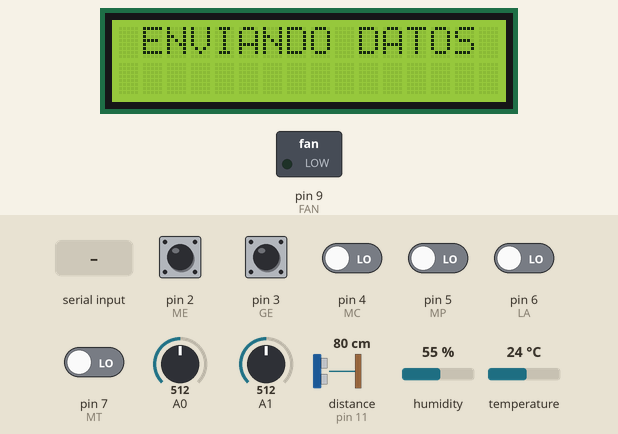
This sketch was run on a simulated Arduino Uno, built with avr-gcc and run on an emulated ATmega328P. Shown: 16×2 character LCD, switched loads named in the sketch (green lamp = pin HIGH). Wiring (inferred from the names in the program): ultrasonic range finder: trigger pin 12; echo pin 11. The inputs (shaded band) are chosen by the test bench; at power-on: pin 2 (ME), pin 3 (GE) HIGH, pin 4 (MC), pin 5 (MP), pin 6 (LA), pin 7 (MT) LOW, A0 = 512, A1 = 512, distance to the obstacle (sensor on pin 11) 80 cm, humidity 55 %, temperature 24 °C. The echo pulse lasts 58.3 µs per cm; EEPROM starts erased; pins used as bus, display or sensor lines are not drawn; what the sketch prints to the serial monitor is not drawn.

Above: at 3.2 s.
3.3 s: pin 4 (MC) driven HIGH
At 5.4 s:
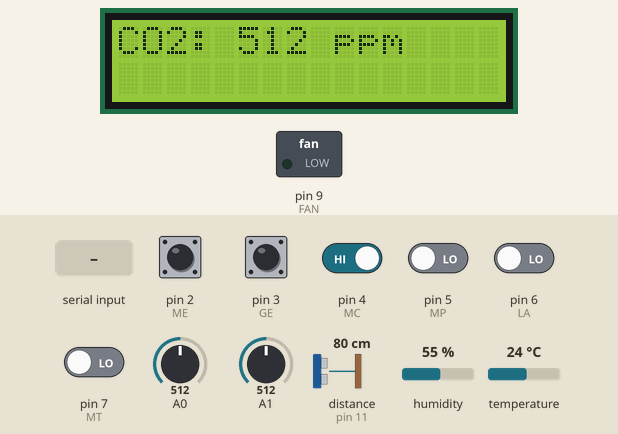
10.7 s: "3" received over the second serial link
At 14.5 s:
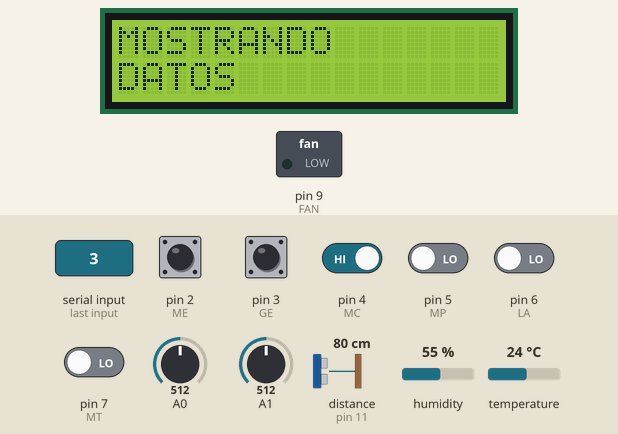
16.6 s: "4" received over the second serial link
At 20.0 s:
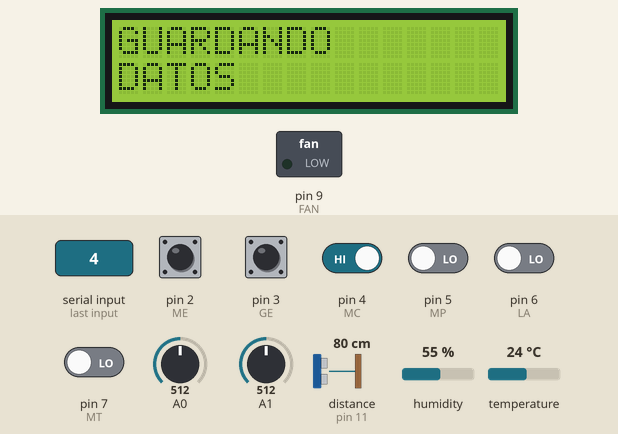
21.8 s: pin 6 (LA) driven HIGH
At 24.6 s:
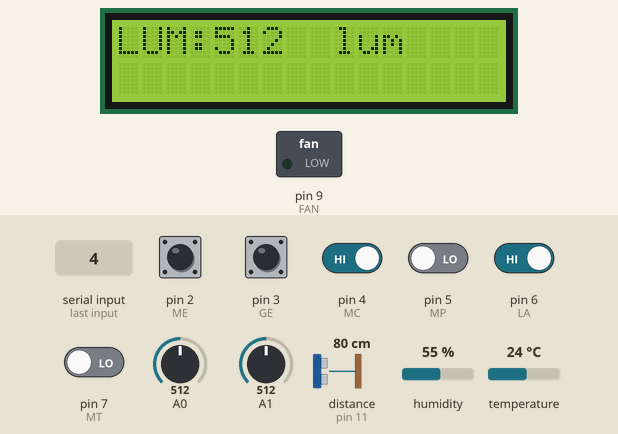
27.9 s: pin 7 (MT) driven HIGH
At 30.6 s:
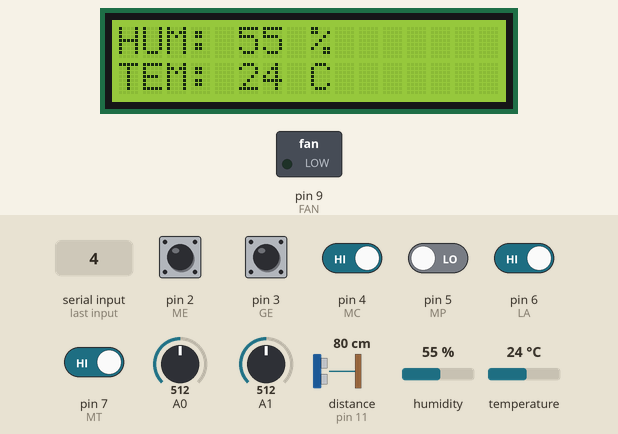
34.0 s: "1" received over the second serial link
At 38.2 s:
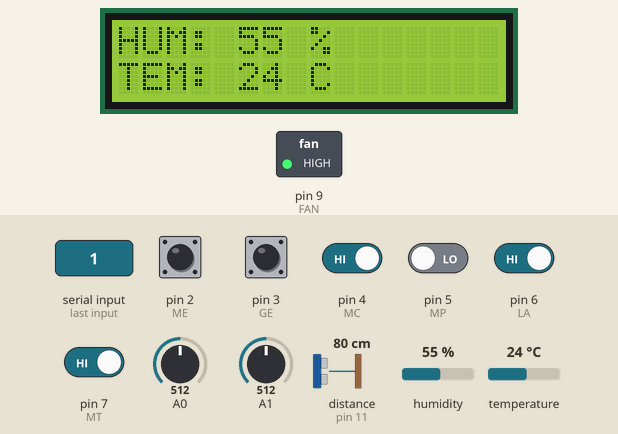
Timing chart, 0 to 39.7 s (numbered marks = the images above; inputs shaded):
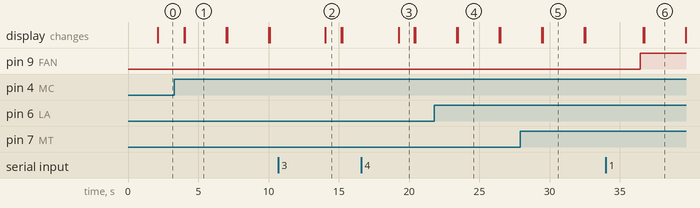

The sketch:

D_2F.ino
```cpp
#include <Wire.h>
#include <DHT.h>
#include <LiquidCrystal_I2C.h>
#include <EEPROM.h>
#include <SoftwareSerial.h>
#include <WiFiEsp.h>
#include <WiFiEspClient.h>
#include <PubSubClient.h>


//==========================================================================================================
//==========================================================================================================
//============================================= Declaraciones F1 ===========================================
//==========================================================================================================
//==========================================================================================================

const int TH11 = 13;  // Pin donde se encuentra conectado el sensor dht11 mide humedad y temperatura.
const int trig = 12;  // Pin del ultrasonico.
const int echo = 11;  // Pin del ultrasonico.
const int MT = 7;     // Pin para el boton de mostrar temperatura y humedad
const int LA = 6;     // Pin para el boton de mostrar luminocidad
const int MP = 5;     // Pin para el boton de mostrar proximidad
const int MC = 4;     // Pin para el boton de mostrar co2
const int GE = 3;     // Pin para el boton de guardar todos los datos en la eeprom
const int ME = 2;     // Pin para el boton de mostrar los datos almacenados en la eeprom
const int FAN = 9;    // Pin para el ventilador

//VARIABLES
float distancia;
int lum_data = 0;  // Lectura de Luminosidad
int raw_data = 0;  // Lectura de CO2
int temp;
int humedad;
int estadoBMT = 0;
int estadoBLA = 0;
int estadoBMC = 0;
int estadoBMP = 0;

// Define variables para indicar si se debe mostrar cada tipo de dato
bool mostrarTemperatura = false;
bool mostrarLuminosidad = false;
bool mostrarCO2 = false;
bool mostrarProximidad = false;

volatile bool guardarEeprom = false;
volatile bool mostrarEeprom = false;

unsigned long tiempoAnterior = 0;
unsigned long intervalo = 1000;  // 1000 milisegundos = 1 segundo

bool calDistancia(int trig, int echo);
// DEFINICIONES
DHT dht(TH11, DHT11);
LiquidCrystal_I2C lcd(0x27, 16, 2);
SoftwareSerial mySerial(8, 10);

//==========================================================================================================
//==========================================================================================================
//=================================================== Setup ================================================
//==========================================================================================================
//==========================================================================================================


void setup() {
  //Inicializaciones de los dispositivos.
  Serial.begin(9600);
  mySerial.begin(9600);
  dht.begin();
  // Configuración de pines
  pinMode(trig, OUTPUT);
  pinMode(echo, INPUT);
  pinMode(MT, INPUT);
  pinMode(LA, INPUT);
  pinMode(MC, INPUT);
  pinMode(MP, INPUT);
  pinMode(GE, INPUT);
  pinMode(ME, INPUT);
  pinMode(FAN, OUTPUT);
  // Interrupciones
  attachInterrupt(digitalPinToInterrupt(GE), estado_guardarEeprom, FALLING);
  attachInterrupt(digitalPinToInterrupt(ME), estado_mostrarEeprom, FALLING);
  // Configuracion de la LCD.
  lcd.init();
  lcd.backlight();
  lcd.print(" ACE2 GRUPO 7");

  delay(2000);  // Retraso de 2 segundos para salir del setup.
}

//==========================================================================================================
//==========================================================================================================
//==================================================== Loop ================================================
//==========================================================================================================
//==========================================================================================================

void loop() {

  recibirSolicitudesMQTT();

  /*
  // Verificar si ha pasado el intervalo de 1 segundo
  unsigned long tiempoActual = millis();
  if (tiempoActual - tiempoAnterior >= intervalo) {
    // Verificar si hay datos disponibles en mySerial
    if (mySerial.available()) {
      // Procesar los datos de mySerial
      recibirSolicitudesMQTT();
    } else {
      // Si no hay datos disponibles, enviar datos por la comunicación serial
      enviarDatosSerial();
    }
    // Actualizar el tiempo anterior al actual
    tiempoAnterior = tiempoActual;
  }*/

  lcd.clear();  // Limpiamos el LCD.
  lcd.print(" ENVIANDO DATOS");
  //digitalWrite(trig, LOW); //para que lea algo y lo estabilicemos desde el inicio.

  // Variables de almacenamiento para la lecturas de los sensores
  humedad = dht.readHumidity();  // Lectura de humedad
  temp = dht.readTemperature();  // Lectura de
  raw_data = analogRead(A0);     // Lectura de CO2
  lum_data = analogRead(A1);     // Lectura de Luminosidad
  long t;                        //timepo que demora en llegar el eco
  long d;                        //distancia en centimetros

  digitalWrite(trig, HIGH);
  delayMicroseconds(10);  //Enviamos un pulso de 10us
  digitalWrite(trig, LOW);

  t = pulseIn(echo, HIGH);  //obtenemos el ancho del pulso
  d = t / 59;               // escalamos una distancia en cm.

  estadoBMT = digitalRead(MT);  // Lectura del botón para temperatura y humedad
  estadoBLA = digitalRead(LA);  // Lectura del botón para luminosidad
  estadoBMC = digitalRead(MC);  // Lectura del botón para CO2
  estadoBMP = digitalRead(MP);  // Lectura del botón para proximidad

  //If que valida el estado del sensor de temperatura y humedad
  if (isnan(humedad) || isnan(temp)) {  //si el sensor de humedad y temperatura falla mostrara el siguiente mensaje en la terminal.
    Serial.println("Error en el sensor");
    lcd.setCursor(0, 0);
    lcd.println("Sensor MQ135");
    lcd.setCursor(0, 1);
    lcd.println("no encontrado");
    return;
  }

  // Verificar si se debe mostrar cada tipo de dato y mostrarlo durante 2 segundos
  if (estadoBMT == HIGH) {
    lcd.clear();  // Limpiamos el LCD.
    mostrarTemperatura = true;
    delay(50);  // Pequeño retraso para evitar el rebote del botón
  } else if (estadoBLA == HIGH) {
    lcd.clear();  // Limpiamos el LCD.
    mostrarLuminosidad = true;
    delay(50);
  } else if (estadoBMC == HIGH) {
    lcd.clear();  // Limpiamos el LCD.
    mostrarCO2 = true;
    delay(50);
  } else if (estadoBMP == HIGH) {
    lcd.clear();  // Limpiamos el LCD.
    mostrarProximidad = true;
    delay(50);
  }


  // Mostrar los datos según corresponda
  if (mostrarTemperatura) {
    // Mostrar temperatura y humedad
    lcd.setCursor(0, 0);
    lcd.print("HUM:");
    lcd.setCursor(5, 0);
    lcd.print(humedad);
    lcd.print(" % ");
    lcd.setCursor(0, 1);
    lcd.print("TEM:");
    lcd.setCursor(5, 1);
    lcd.print(temp);
    lcd.print(" C");
    delay(2000);
    mostrarTemperatura = false;
  } else if (mostrarLuminosidad) {
    // Mostrar luminosidad
    lcd.setCursor(0, 0);
    lcd.print("LUM:");
    lcd.setCursor(4, 0);
    lcd.print(lum_data);
    lcd.print("  lum");
    delay(2000);
    mostrarLuminosidad = false;
  } else if (mostrarCO2) {
    // Mostrar CO2
    lcd.setCursor(0, 0);
    lcd.print("CO2:");
    lcd.setCursor(5, 0);
    lcd.print(raw_data);
    lcd.setCursor(9, 0);
    lcd.print("ppm");
    delay(2000);
    mostrarCO2 = false;
  } else if (mostrarProximidad) {
    // Mostrar proximidad
    lcd.setCursor(0, 0);
    lcd.print("DIS:");
    lcd.setCursor(5, 0);
    lcd.print(d);  //calDistancia(trig, echo)
    lcd.print(" cm");
    delay(2000);
    mostrarProximidad = false;
  } /* else if (guardarEeprom) {
    //Guadar datos en la EEPROM.
    guardarDatos(d, lum_data, raw_data, temp, humedad);
    Serial.print("Datos almacenados en memoria.");
    lcd.clear();
    lcd.setCursor(0, 0);
    lcd.print("Datos");
    lcd.setCursor(0, 1);
    lcd.print("almacenados.");
    guardarEeprom = false;
    delay(1000);
  } else if (mostrarEeprom) {
    //Recuperar datos de la EEPROM.
    float dist_almacenada, lum_almacenada, co2_almacenada, temp_almacenada, hum_almacenada;
    recuperarDatos(dist_almacenada, lum_almacenada, co2_almacenada, temp_almacenada, hum_almacenada);
    Serial.print("Distancia almacenada: ");
    Serial.print(dist_almacenada);
    Serial.println(" cm");
    Serial.print("Luminosidad almacenada: ");
    Serial.println(lum_almacenada);
    Serial.print("CO2 almacenada: ");
    Serial.println(co2_almacenada);
    Serial.print("Temperatura almacenada: ");
    Serial.print(temp_almacenada);
    Serial.println(" C");
    Serial.print("Humedad almacenada: ");
    Serial.print(hum_almacenada);
    Serial.println(" %");
    // lcd
    lcd.clear();
    lcd.setCursor(0, 0);
    lcd.print("Temp: ");
    lcd.print(temp_almacenada);
    lcd.print(" C");
    lcd.setCursor(0, 1);
    lcd.print("Hum: ");
    lcd.print(hum_almacenada);
    lcd.print(" %");
    delay(5000);
    lcd.clear();
    lcd.setCursor(0, 0);
    lcd.print("Dist: ");
    lcd.print(dist_almacenada);
    lcd.print(" cm");
    lcd.setCursor(0, 1);
    lcd.print("CO2: ");
    lcd.print(co2_almacenada);
    lcd.print(" ppm");
    delay(5000);
    lcd.clear();
    lcd.setCursor(0, 0);
    lcd.print("Luz: ");
    lcd.print(lum_almacenada);
    mostrarEeprom = false;
    delay(2000);
  }*/
  delay(900);
}
// Variable para almacenar el último dato enviado
String ultimoDatoEnviado;

void enviarDatosSerial() {
  // Variables de almacenamiento para la lecturas de los sensores
  humedad = dht.readHumidity();  // Lectura de humedad
  temp = dht.readTemperature();  // Lectura de
  raw_data = analogRead(A0);     // Lectura de CO2
  lum_data = analogRead(A1);     // Lectura de Luminosidad
  long t;                        //timepo que demora en llegar el eco
  long d;                        //distancia en centimetros

  digitalWrite(trig, HIGH);
  delayMicroseconds(10);  //Enviamos un pulso de 10us
  digitalWrite(trig, LOW);

  t = pulseIn(echo, HIGH);  //obtenemos el ancho del pulso
  d = t / 59;               // escalamos una distancia en cm.
  int estadoVentilador = digitalRead(FAN);

  // Construir la cadena de datos
  String dataToSend = String(d ? d : 0) + "," + String(lum_data ? lum_data : 0) + "," + String(raw_data ? raw_data : 0) + "," + String(temp ? temp : 0) + "," + String(humedad ? humedad : 0) + "," + String(estadoVentilador ? estadoVentilador : 0);

  // Enviar los datos a través de la comunicación serial
  //Serial.println("Enviando datos: " + dataToSend);
  //mySerial.println(dataToSend);

  // Verificar si el nuevo dato es diferente al último enviado
  if (dataToSend != ultimoDatoEnviado) {
    // Enviar los datos solo si son diferentes
    mySerial.println(dataToSend);
    // Actualizar el valor del último dato enviado
    ultimoDatoEnviado = dataToSend;
    delay(50);
  }
}

void recibirSolicitudesMQTT() {
  // Variables de almacenamiento para la lecturas de los sensores
  humedad = dht.readHumidity();  // Lectura de humedad
  temp = dht.readTemperature();  // Lectura de
  raw_data = analogRead(A0);     // Lectura de CO2
  lum_data = analogRead(A1);     // Lectura de Luminosidad
  long t;                        //timepo que demora en llegar el eco
  long d;                        //distancia en centimetros

  digitalWrite(trig, HIGH);
  delayMicroseconds(10);  //Enviamos un pulso de 10us
  digitalWrite(trig, LOW);

  t = pulseIn(echo, HIGH);  //obtenemos el ancho del pulso
  d = t / 59;               // escalamos una distancia en cm.
  //Acciones realizadas por petición MQTT
  // Actualizar el último dato enviado para filtrar duplicados

  if (mySerial.available() > 0) {
    String receivedData = mySerial.readString();
    receivedData.trim();  // Elimina espacios en blanco al principio y al final
    ultimoDatoEnviado = receivedData;
    Serial.println(receivedData);

    if (receivedData.equals("0")) {
      digitalWrite(FAN, LOW);
      Serial.println("Apagando el ventilador");
      enviarDatosSerial();
      delay(100);
    } else if (receivedData.equals("1")) {
      digitalWrite(FAN, HIGH);
      Serial.println("Encendiendo el ventilador");
      enviarDatosSerial();
      delay(100);
    } else if (receivedData.equals("2")) {
      enviarDatosSerial();
      delay(100);
    } else if (receivedData.equals("3")) {
      //Recuperar datos de la EEPROM.
      Serial.print("Mostrando datos almacenados en memoria.");
      lcd.clear();
      lcd.setCursor(0, 0);
      lcd.print("MOSTRANDO");
      lcd.setCursor(0, 1);
      lcd.print("DATOS");
      float dist_almacenada, lum_almacenada, co2_almacenada, temp_almacenada, hum_almacenada;
      recuperarDatos(dist_almacenada, lum_almacenada, co2_almacenada, temp_almacenada, hum_almacenada);
      // Construir la cadena de datos
      String dataToSendM = "eeprom" + String(dist_almacenada ? dist_almacenada : 0) + "," + String(lum_almacenada ? lum_almacenada : 0) + "," + String(co2_almacenada ? co2_almacenada : 0) + "," + String(temp_almacenada ? temp_almacenada : 0) + "," + String(hum_almacenada ? hum_almacenada : 0);

      // Enviar los datos a través de la comunicación serial
      Serial.println("Enviando datos: " + dataToSendM);
      mySerial.println(dataToSendM);
      enviarDatosSerial();
      delay(1000);
    } else if (receivedData.equals("4")) {
      //Guadar datos en la EEPROM.
      guardarDatos(d, lum_data, raw_data, temp, humedad);
      Serial.print("Datos almacenados en memoria.");
      lcd.clear();
      lcd.setCursor(0, 0);
      lcd.print("GUARDANDO");
      lcd.setCursor(0, 1);
      lcd.print("DATOS");
      enviarDatosSerial();
      delay(1000);
    }
  }
}


//==========================================================================================================
//==========================================================================================================
//=================================================== EEPROM ================================================
//==========================================================================================================
//==========================================================================================================


void guardarDatos(float dist_val, float lum_val, float co2_val, float temp_val, float hum_val) {
  int direccion = 0;
  EEPROM.put(direccion, dist_val);
  direccion += sizeof(float);
  EEPROM.put(direccion, lum_val);
  direccion += sizeof(float);
  EEPROM.put(direccion, co2_val);
  direccion += sizeof(float);
  EEPROM.put(direccion, temp_val);
  direccion += sizeof(float);
  EEPROM.put(direccion, hum_val);
}

void recuperarDatos(float& dist_val, float& lum_val, float& co2_val, float& temp_val, float& hum_val) {
  int direccion = 0;
  EEPROM.get(direccion, dist_val);
  direccion += sizeof(float);
  EEPROM.get(direccion, lum_val);
  direccion += sizeof(float);
  EEPROM.get(direccion, co2_val);
  direccion += sizeof(float);
  EEPROM.get(direccion, temp_val);
  direccion += sizeof(float);
  EEPROM.get(direccion, hum_val);
}

void estado_guardarEeprom() {
  guardarEeprom = true;
  delay(50);
}

void estado_mostrarEeprom() {
  mostrarEeprom = true;
  delay(50);
}


//==========================================================================================================
//==========================================================================================================
//===================================================== FIN ================================================
//==========================================================================================================
//==========================================================================================================
```

Measured:
- after the input at 3.3 s, the display: first changes after 0.69 s (image 1 shows a later state)
- after the input at 10.7 s, the display: changes after 3.3 s (image 2)
- after the input at 16.6 s, the display: changes after 2.7 s (image 3)
- after the input at 21.8 s, the display: first differs from a run without the input after 1.7 s (image 4)
- after the input at 27.9 s, the display: first differs from a run without the input after 1.6 s (image 5)
- after the input at 34.0 s, pin 9 (FAN): LOW → HIGH after 2.5 s
- what the display in image 1 shows lasts 3.0 s, from 4.0 s to 7.0 s
